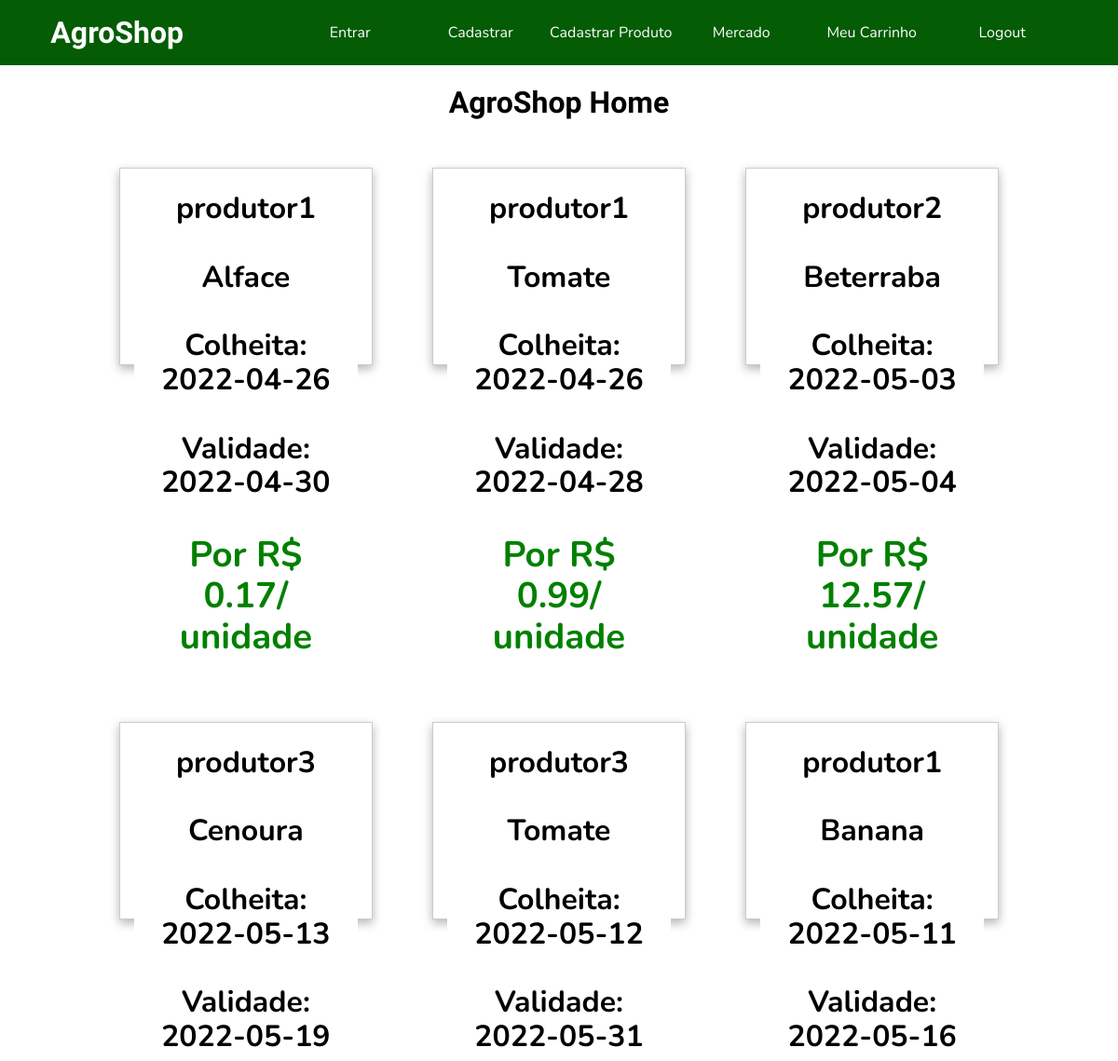
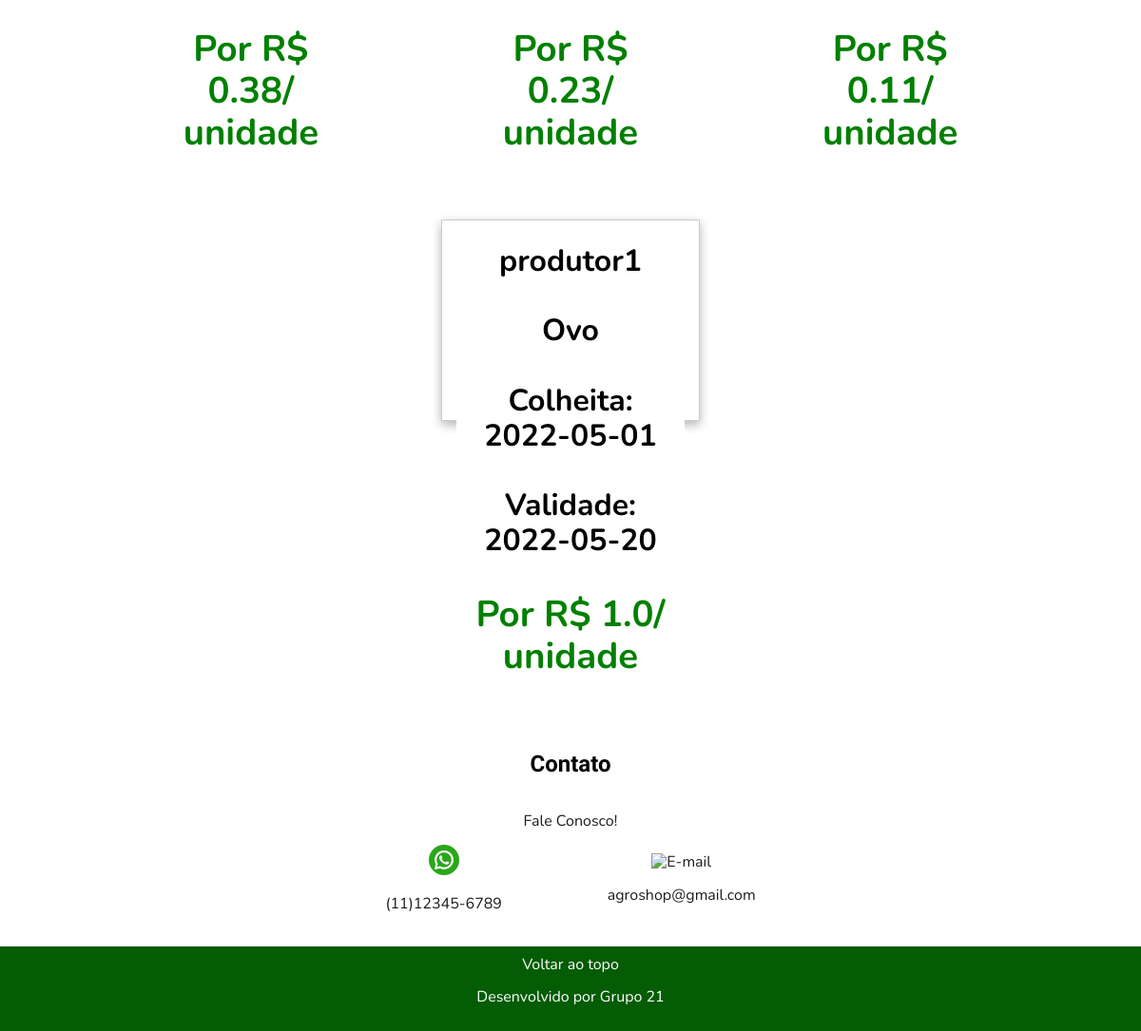
/Mercado, run on the app's committed database (2 pictures, top to bottom).
### website/models.py (models this page shows)
class Produto(db.Model, UserMixin):
    id = db.Column(db.Integer, primary_key=True)
    idProd = db.Column(db.Integer)
    tipo = db.Column(db.String(25))
    preco = db.Column(db.Float)
    quantidade = db.Column(db.Integer)
    dataColeta = db.Column(db.Date)
    dataValidade = db.Column(db.Date)

class Produtor(db.Model, UserMixin):
    id = db.Column(db.Integer, primary_key=True)
    email = db.Column(db.String(150), unique = True)
    senha = db.Column(db.String(150))
    nome = db.Column(db.String(150))

### website/auth.py (the view)
@auth.route('/Mercado', methods = ['GET','POST'])
def mercado():
    loginCliente = session.get('contaCliente', None)
    if loginCliente != None:
        return redirect(url_for('auth.home_cliente'))
    queryProdutos = """SELECT Produto.Id, Produtor.Nome, Produto.tipo, Produto.preco, Produto.quantidade, Produto.dataColeta, Produto.dataValidade
    FROM Produto INNER JOIN Produtor on Produto.idProd=Produtor.id"""
    con = sqlite3.connect('AgroShop\website\database.db')
    db = con.cursor()
    Produtos = db.execute(queryProdutos)
    Produto=Produtos.fetchall()
    con.close()
    return render_template("mercado.html",Produto=Produto)

### website/templates/mercado.html (shortened to what this page needs)
<!DOCTYPE html>
<html lang="en">
<head>
    <link rel="stylesheet" href="https://cdnjs.cloudflare.com/ajax/libs/font-awesome/4.7.0/css/font-awesome.min.css">
    <link rel="stylesheet" href="../static/css/normalize.css">
    <link rel="stylesheet" href="../static/css/home-cliente.css">
</head>
<body>
    <nav id="topo">
        <a href="/">AgroShop</a>
        <ul>
            <li><a href="entrar">Entrar</a></li>
            <li><a href="cadastrar">Cadastrar</a></li>
            <li><a href="NovoProduto">Cadastrar Produto</a></li>
            <li><a href="Mercado">Mercado</a></li>
            <li><a href="carrinho">Meu Carrinho</a></li>
            <li><a href="logout">Logout</a></li>
        </ul>
    </nav>
    <h1>AgroShop Home</h1>
    <html>
    <head>
    </head>
    <body>
        <form method="post">
            {% for produto in Produto %}
            <tr>
                <div class="form-group">
                    <h1 class="botao">
                        {{produto[1]}}
                        <br><br>{{produto[2]}}
                        <br><br>Colheita: {{produto[5]}}
                        <br><br>Validade: {{produto[6]}}
                        <br><br>
                        <div class="preco">Por R$ {{produto[3]}}/ unidade</div>
                    </h1><br>
                </div>
            </tr>
            {% endfor %}
        </form>
        <section id="contato">
            <h2>Contato</h2>
            <p>Fale Conosco!</p>
            <div>
                <img src="../static/img/icon_whatsapp.png" alt="WhatsApp">
                <p><a href="tel:11123456789"></a>(11)12345-6789</p>
            </div>
            <div>
                <img src="../static/img/icon_gmail.png" alt="E-mail">
                <p><a href="mailto:agroshop@gmail.com"></a>agroshop@gmail.com</p>
            </div>
        </section>
        <footer>
            <a href="#topo">Voltar ao topo</a>
            <p>Desenvolvido por Grupo 21</p>
        </footer>
    </body>
    </html>
</body>
</html>

### website/static/css/home-cliente.css (style rules this page uses)
body { font-family: Nunito, sans-serif; color: #1c1c1c; text-align: center; }
h1, h2, h3 { font-family: Asap, sans-serif; color: #000000; }
nav { display: flex; flex-direction: column; align-items: center; background-color: #045c04; }
nav>a { text-decoration: none; color: #FFFFFF; font-weight: 800; font-size: 32px; font-family: Yellowtail, sans-serif; }
nav ul { display: flex; flex-direction: column; align-items: center; list-style: none; padding: 0; width: 100%; }
nav ul li { text-align: center; width: 100%; border-radius: 10px; }
nav ul li a { display: inline-block; padding: 10px 0; width: 100%; text-decoration: none; color: #FFFFFF; }
#contato { display: flex; flex-direction: column; align-items: center; text-align: center; padding: 20px; }
#contato h2 { color: #000000; }
footer { text-align: center; padding: 10px; background-color: #045c04; color: #FFFFFF; flex-shrink: 0; }
footer a { text-decoration: none; color: #FFFFFF; }
@media screen and (min-width:768px) { nav { flex-direction: row; justify-content: space-around; } }
@media screen and (min-width:768px) { nav ul { flex-direction: row; width: 70%; } }
@media screen and (min-width:768px) { #contato { flex-direction: row; flex-wrap: wrap; justify-content: space-around; max-width: 500px; margin: 0 auto; } }
@media screen and (min-width:768px) { #contato h2, #contato p { width: 100%; } }

### website/templates/mercado.html (style rules this page uses)
.form-group { display: inline-block; font-family: Nunito, sans-serif; color: rgb(255, 255, 255); border: solid 1px #ccc; box-shadow: 0 4px 10px 0 rgba(6, 6, 6, 0.3); height: 200px; width: 260px; margin: 30px; padding: 5px; background-color: #fff; }
.botao { font-family: Nunito, sans-serif; color: black; background-color: #ffffff; margin: 10px; padding: 10px; }
.preco { color: green; font-weight: bold; font-size: 1.2em; margin: 0%; }

### data on the page
Produto: nome "produtor1", tipo "Alface", dataColeta "2022-04-26", dataValidade "2022-04-30", preco "0.17"
Produto: nome "produtor1", tipo "Tomate", dataColeta "2022-04-26", dataValidade "2022-04-28", preco "0.99"
Produto: nome "produtor2", tipo "Beterraba", dataColeta "2022-05-03", dataValidade "2022-05-04", preco "12.57"
Produto: nome "produtor3", tipo "Cenoura", dataColeta "2022-05-13", dataValidade "2022-05-19", preco "0.38"
Produto: nome "produtor3", tipo "Tomate", dataColeta "2022-05-12", dataValidade "2022-05-31", preco "0.23"
Produto: nome "produtor1", tipo "Banana", dataColeta "2022-05-11", dataValidade "2022-05-16", preco "0.11"
Produto: nome "produtor1", tipo "Ovo", dataColeta "2022-05-01", dataValidade "2022-05-20", preco "1.0"
